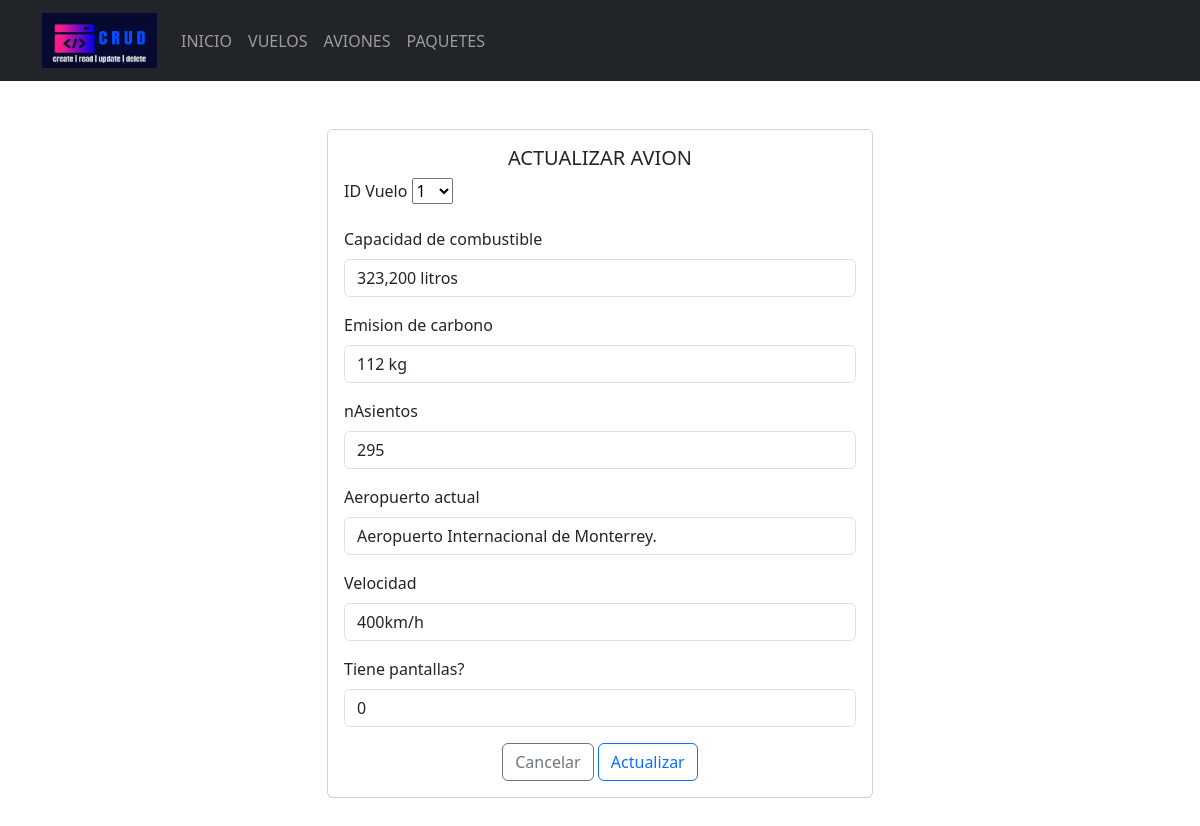
Page /Formularios/categorias/actualizar.php?Id=1 on the committed database.
### tables this page shows
CREATE TABLE `tbl_avion` (
  `idAvion` int(50) NOT NULL,
  `idVuelo` int(50) NOT NULL,
  `CapacidadCombus` varchar(50) NOT NULL,
  `emisionCarbono` varchar(50) NOT NULL,
  `nAsientos` int(50) NOT NULL,
  `AeropuertoActual` varchar(100) NOT NULL,
  `Velocidad` varchar(50) NOT NULL,
  `Pantallas` int(3) NOT NULL
);

### Formularios/categorias/actualizar.php (the view, shortened to what this page needs)
<!doctype html>
<html lang="es">
<head>
    <link rel="stylesheet" href="<?php echo base_url; ?>css/bootstrap.min.css">
<body>
    <header>
        <nav class="navbar navbar-expand-lg bg-dark" data-bs-theme="dark">
            <div class="container">
                <a class="navbar-brand" href="<?php echo base_url; ?>">
                    <img src="<?php echo base_url; ?>img/logo.png" alt="logo" height="55" width="115">
                </a>
                <div class="collapse navbar-collapse" id="mi-menu">
                    <ul class="navbar-nav">
                        <li class="nav-item">
                            <a class="nav-link" href="<?php echo base_url; ?>">INICIO</a>
                        </li>
                        <li class="nav-item">
                            <a class="nav-link" href="<?php echo base_url; ?>Formularios/productos/index.php">VUELOS</a>
                        </li>
                        <li class="nav-item">
                            <a class="nav-link" href="<?php echo base_url; ?>Formularios/categorias/index.php">AVIONES</a>
                        </li>
                        <li class="nav-item">
                            <a class="nav-link" href="<?php echo base_url; ?>Formularios/marcas/index.php">PAQUETES</a>
                        </li>
                    </ul>
                </div>
            </div>
        </nav>
    </header>
    <div class="container mt-5 mb-5">
        <div class="row justify-content-center">
            <div class="col-md-6">
                <div class="card">
                    <div class="card-body">
                        <h5 class="card-title text-center">ACTUALIZAR AVION</h5>
                        <form action="<?php echo base_url; ?>CRUDC/editarDatos.php" method="post">
                            <?php
                            include_once("../../config/conexion.php");
                            $sql = "SELECT * FROM tbl_avion WHERE idAvion =" . $_REQUEST['Id'];
                            $resultado = $conexion->query($sql);
                            $row = $resultado->fetch_assoc();
                            ?>
                            <div class="mb-3">
                                <label for="nombreC" class="form-label">ID Vuelo</label>
                                <select name="idVuelo" id="idVuelo">
                                    <?php
                                    $vuelos = mysqli_query($conexion,"SELECT idVuelo FROM tbl_vuelo");
                                    while ($vuelo = $vuelos->fetch_assoc()) {?>
                                        <option value="<?php echo $vuelo['idVuelo'] ?>"><?php echo $vuelo['idVuelo'] ?></option>
                                    <?php } ?>
                                </select>
                            </div>
                            <div class="mb-3">
                                <label for="estadoC" class="form-label">Capacidad de combustible</label>
                                <input type="text" class="form-control" id="capacidadCombus" name="capacidadCombus" placeholder="323,200 litros" value="<?php echo $row['CapacidadCombus'] ?>">
                            </div>
                            <div class="mb-3">
                                <label for="estadoC" class="form-label">Emision de carbono</label>
                                <input type="text" class="form-control" id="emisionCarbono" name="emisionCarbono" placeholder="112 kg" value="<?php echo $row['emisionCarbono'] ?>">
                            </div>
                            <div class="mb-3">
                                <label for="estadoC" class="form-label">nAsientos</label>
                                <input type="number" min="0" class="form-control" id="nAsientos" name="nAsientos" placeholder="292" value="<?php echo $row['nAsientos'] ?>">
                            </div>
                            <div class="mb-3">
                                <label for="estadoC" class="form-label">Aeropuerto actual</label>
                                <input type="text" class="form-control" id="aeropuertoActual" name="aeropuertoActual" placeholder="Aeropuerto Internacional de Monterrey." value="<?php echo $row['AeropuertoActual'] ?>">
                            </div>
                            <div class="mb-3">
                                <label for="estadoC" class="form-label">Velocidad</label>
                                <input type="text" class="form-control" id="Velocidad" name="Velocidad" placeholder="400km/h" value="<?php echo $row['Velocidad'] ?>">
                            </div>
                            <div class="mb-3">
                                <label for="estadoC" class="form-label">Tiene pantallas?</label>
                                <input type="number" min="0" max="1" class="form-control" id="Pantallas" name="Pantallas" placeholder="1"  value="<?php echo $row['Pantallas'] == 0? 0:$row['Pantallas'] ?>">
                            </div>
                            <div class="text-center">
                                <a href="../categorias/index.php" type="submit" class="btn btn-outline-secondary">Cancelar</a>
                                <button type="submit" class="btn btn-outline-primary">Actualizar</button>
                            </div>
                        </form>
                    </div>
                </div>
            </div>
        </div>
    </div>
</body>
</html>

### rows in the picture
tbl_avion: capacidadCombus "323,200 litros", emisionCarbono "112 kg", nAsientos "295", aeropuertoActual "Aeropuerto Internacional de Monterrey.", Velocidad "400km/h", Pantallas "0"

### other values in the picture
form field idVuelo "1"
